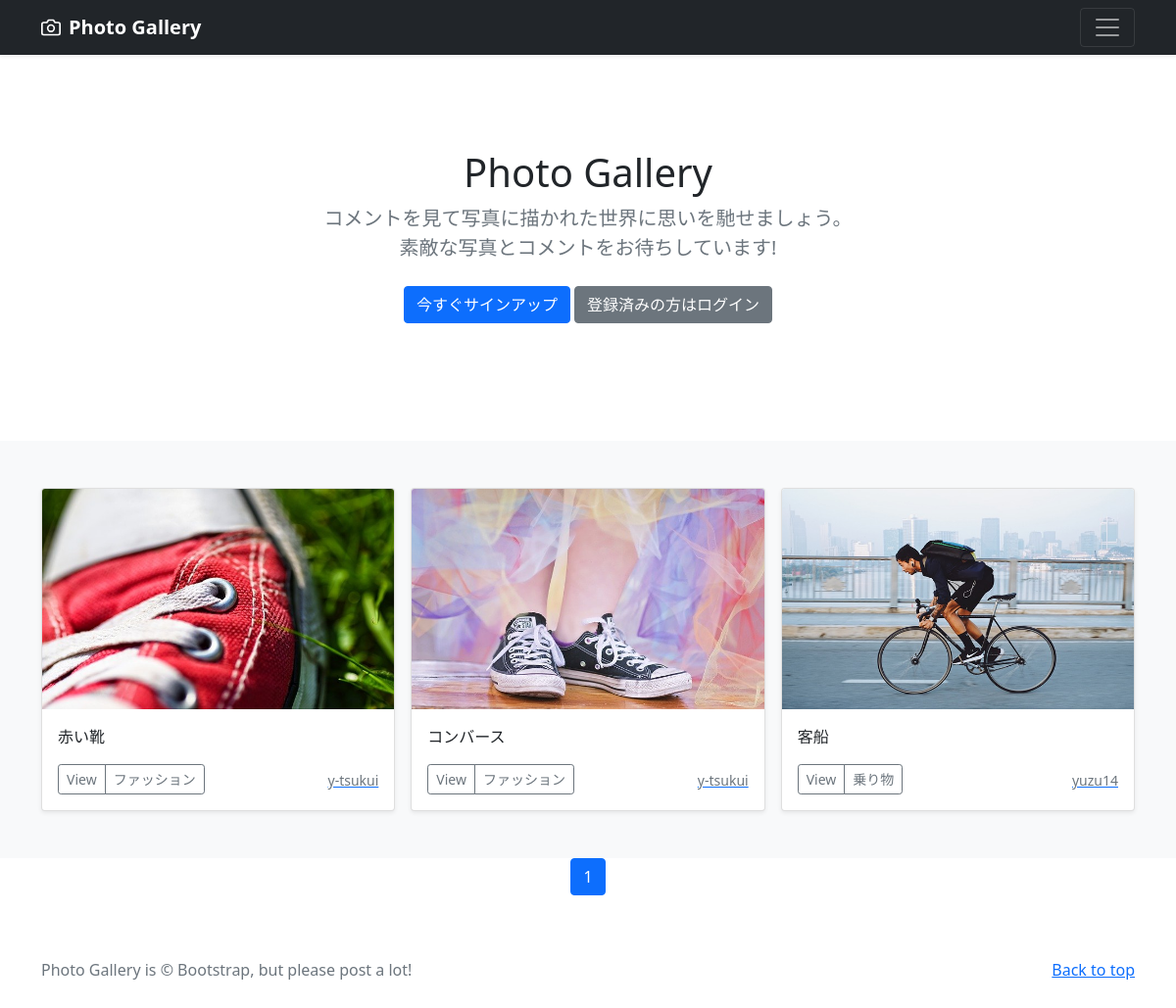
The page / on the database its author committed.
### photo/models.py (models this page shows, shortened)
class PhotoPost(models.Model):
    user = models.ForeignKey(
        CustomUser,
        verbose_name='ユーザー',
        on_delete=models.CASCADE
        )
    category = models.ForeignKey(
        Category,
        verbose_name='カテゴリ',
        on_delete=models.PROTECT
        )
    title = models.CharField(
        verbose_name='タイトル',
        max_length=200
        )
    comment = models.TextField(
        verbose_name='コメント',
        )
    image1 = models.ImageField(
        verbose_name='イメージ1',
        upload_to = 'photos'
        )
    image2 = models.ImageField(
        verbose_name='イメージ2',
        upload_to = 'photos',
        blank=True,
        null=True
        )
    posted_at = models.DateTimeField(
        verbose_name='投稿日時',
        auto_now_add=True
        )

class Category(models.Model):
    title = models.CharField(
        verbose_name='カテゴリ',
        max_length=20)

### accounts/models.py (models this page shows)
class CustomUser(AbstractUser):
    pass

### photo/views.py (the view)
# urls.py: path('', views.IndexView.as_view(), name='index'),
class IndexView(ListView):
    template_name ='index.html'
    queryset = PhotoPost.objects.order_by('-posted_at')
    paginate_by = 9

### photo/templates/index.html (shortened to what this page needs)
{% extends 'base.html' %}
      {% block contents %}
      {% include "photos_title.html" %}
      {% include "photos_list.html" %}
      {% include "pagination.html" %}
      {% endblock %}

### photo/templates/photos_list.html (shortened to what this page needs)
  <div class="album py-5 bg-light">
    <div class="container">
      <div class="row row-cols-1 row-cols-sm-2 row-cols-md-3 g-3">
        {% for record in object_list %}
        <div class="col">
          <div class="card shadow-sm">
            <img src="{{ record.image1.url }}"
                 class="bd-placeholder-img card-img-top"
                 width="100%" height="225"
                 xmlns="http://www.w3.org/2000/svg"
                 role="img" aria-label="Placeholder: Thumbnail"
                 preserveAspectRatio="xMidYMid slice"
                 focusable="false">
                 <rect width="100%" height="100%" fill="#55595c"/>
            <div class="card-body">
              <p class="card-text">
                {{ record.title }}
              </p>
              <div class="d-flex justify-content-between align-items-center">
                <div class="btn-group">
                  <button type="button" class="btn btn-sm btn-outline-secondary" onclick="location.href='{% url 'photo:photo_detail' record.pk %}'">
                          View</button>
                  <button type="button" class="btn btn-sm btn-outline-secondary" onclick="location.href='{% url 'photo:photos_cat' category=record.category.id %}'">
                          {{record.category.title}}</button>
                </div>
                <a href="{% url 'photo:user_list' user=record.user.id %}">
                  <small class="text-muted">
                    {{record.user.username}}</small>
                </a>
              </div>
            </div>
          </div>
        </div>
        {% endfor %}
      </div>
    </div>
  </div>

### photo/templates/base.html (style rules this page uses)
.bd-placeholder-img { font-size: 1.125rem; text-anchor: middle; -webkit-user-select: none; -moz-user-select: none; user-select: none; }

### rows shown on the page
PhotoPost: image1 (picture), title "赤い靴", category "ファッション", user.username "y-tsukui"
PhotoPost: image1 (picture), title "コンバース", category "ファッション", user.username "y-tsukui"
PhotoPost: image1 (picture), title "客船", category "乗り物", user.username "yuzu14"

### other values the page prints
{{ num }} "1"
